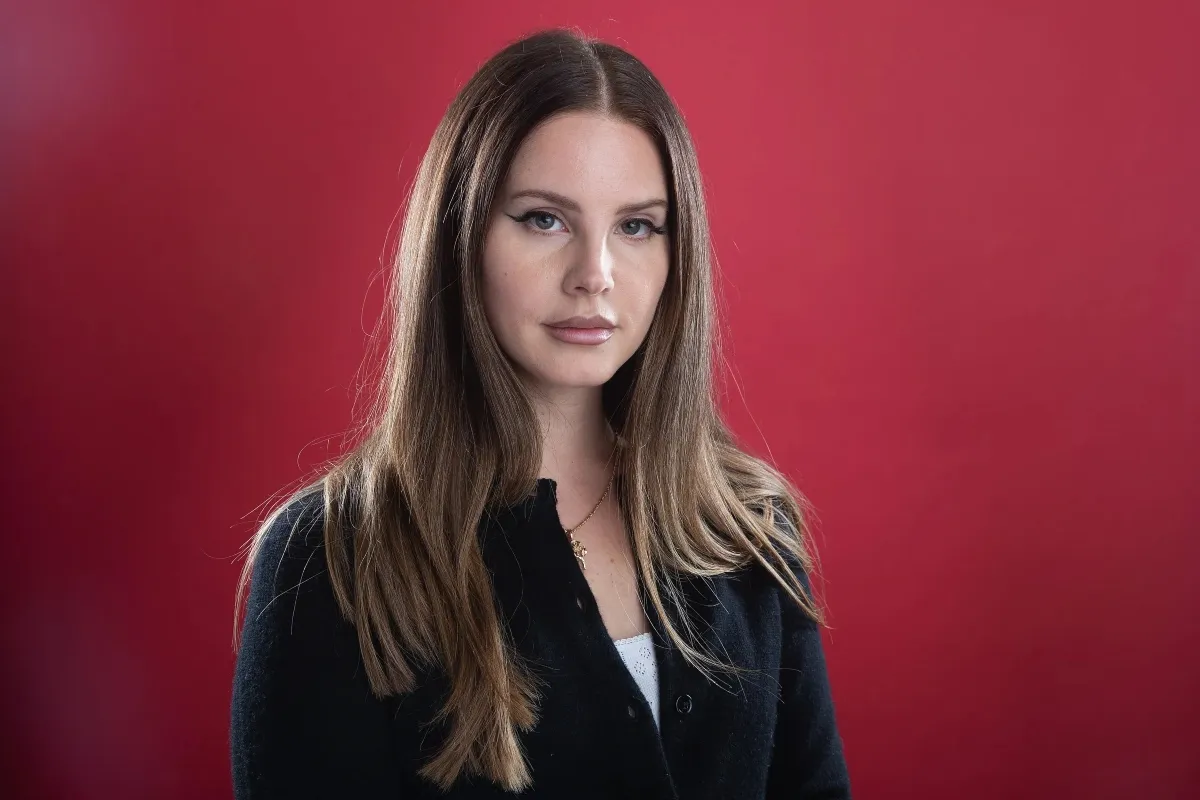
#> input picture lana.jpg, 1200 x 800 px
$ python hog.py
#> lines starting #> are read from the running program, lines starting #| are printed output that depends on the picture
# -*- coding: utf-8 -*-
"""
Created on Tue Feb 13 20:18:10 2024

@author: daphn
"""

import cv2
from skimage.feature import hog
from skimage import exposure


imagep="lana.jpg"
image = cv2.imread(imagep)
#> image is the input picture: shape (800, 1200, 3); mean B, G, R 57.1, 46, 121.3

if len(image.shape) == 3:
    channel_axis = 2
    grayscale_image = cv2.cvtColor(image, cv2.COLOR_BGR2GRAY)
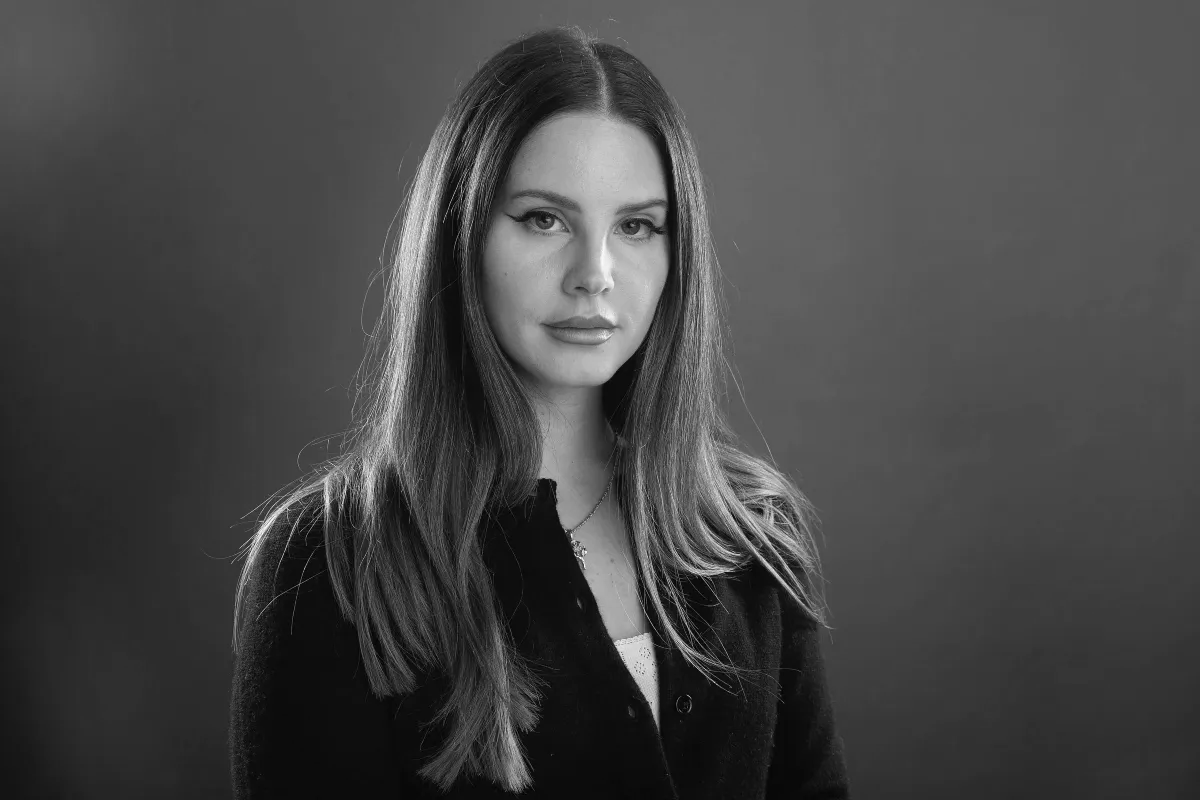
#> grayscale_image: shape (800, 1200); min 0, max 253, mean 69.7


_ , hogImage=hog(grayscale_image,visualize=True)
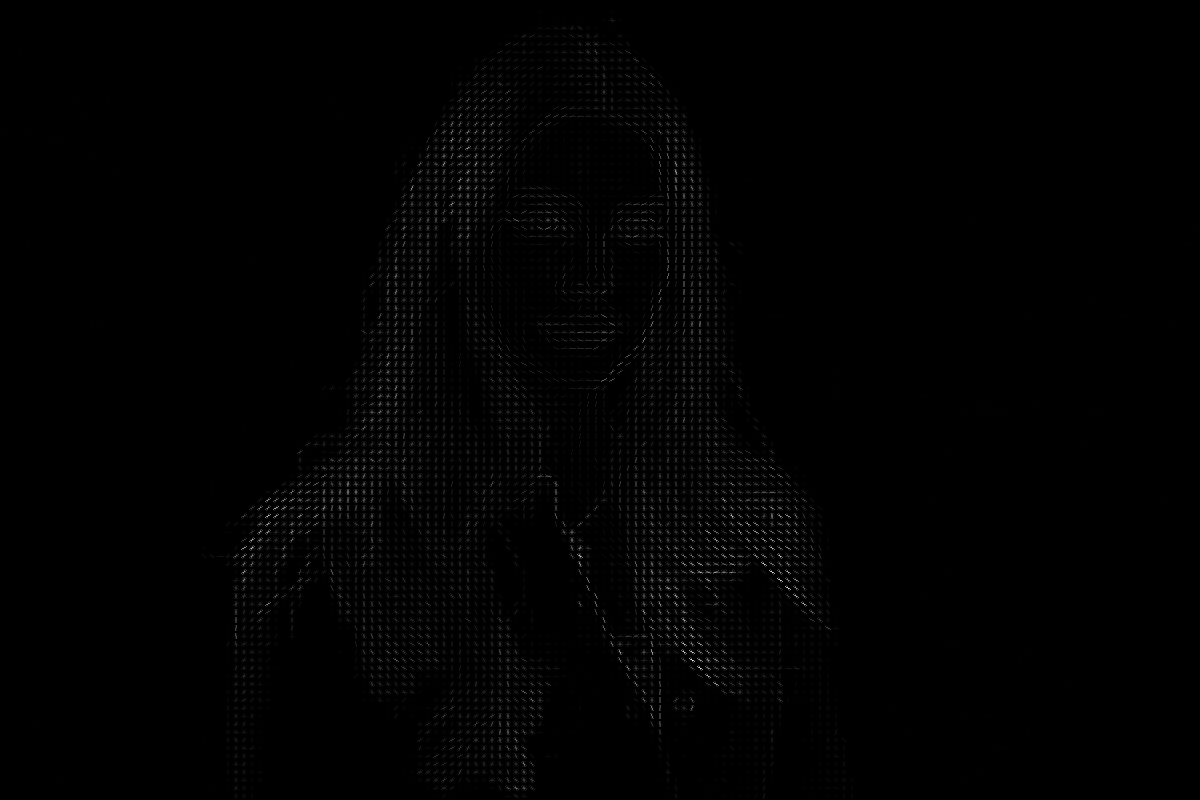
#> hogImage: shape (800, 1200) float64; min 0, max 87.87, mean 0.6; drawn with min black and max white
rescaledImage=exposure.rescale_intensity(hogImage, in_range=(0,10))
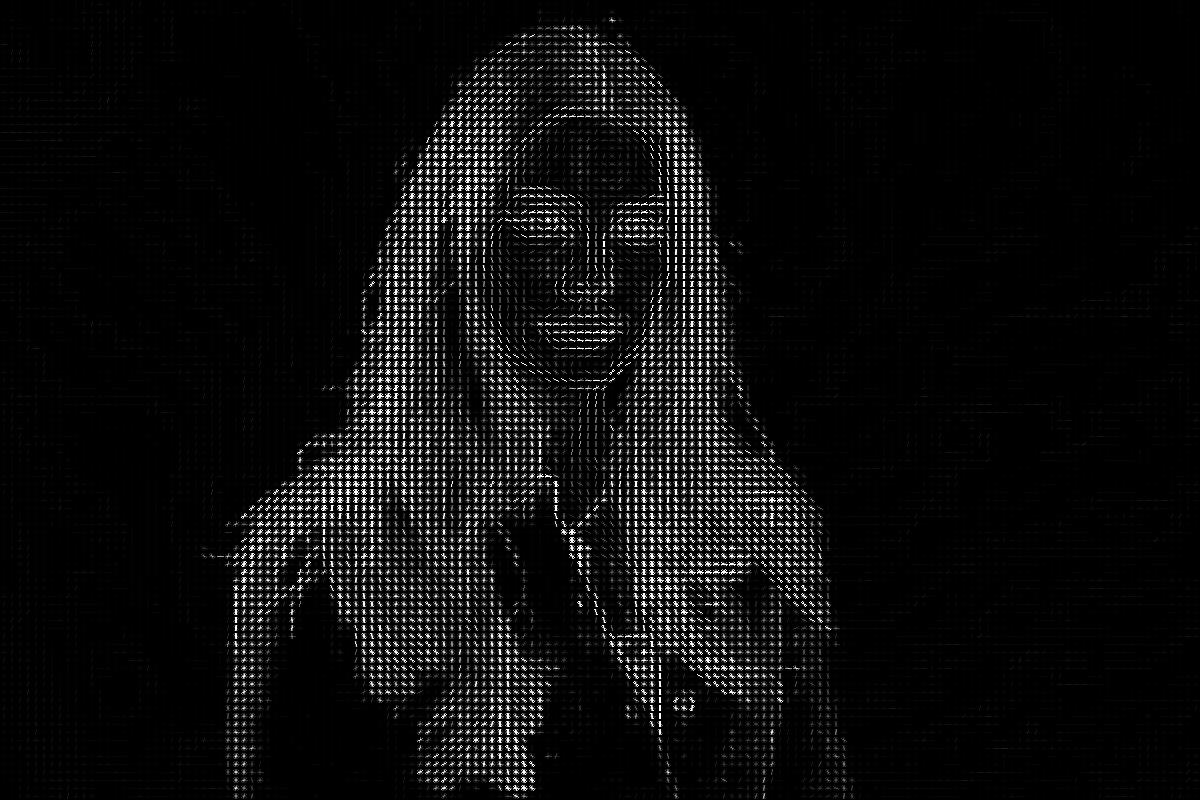
#> rescaledImage: shape (800, 1200) float64; min 0, max 1, mean 0.0493

cv2.imshow("HOG",hogImage)
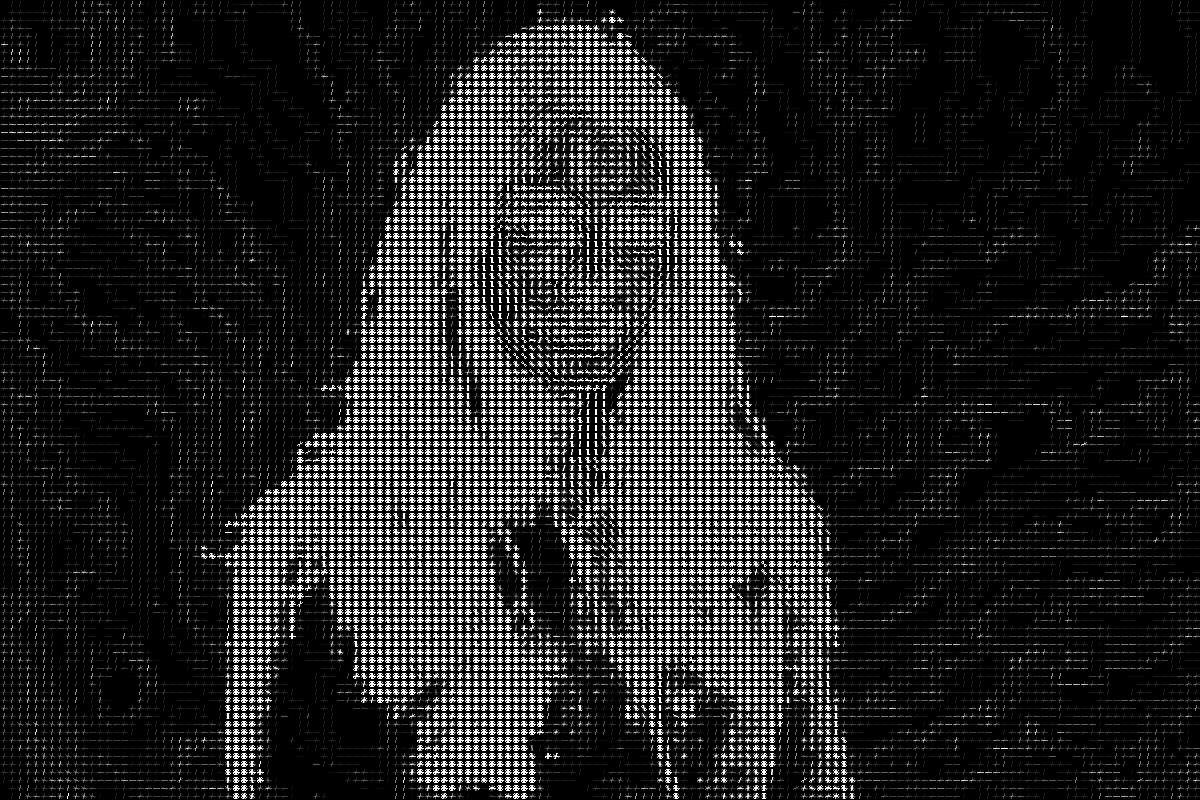
#> window 'HOG': shape (800, 1200); min 0, max 255, mean 33.5
cv2.imshow("Rescaled Image", rescaledImage)
cv2.waitKey()

$ run again, with taylor.jpg copied over lana.jpg
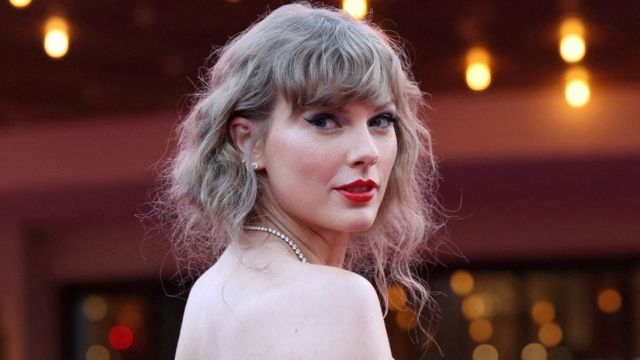
#> input picture taylor.jpg, 640 x 360 px
#> image is the input picture: shape (360, 640, 3); mean B, G, R 67.5, 69.5, 106.4
#> `rescaledImage=exposure.rescale_intensity(hogImage, in_range=(0,10))`:
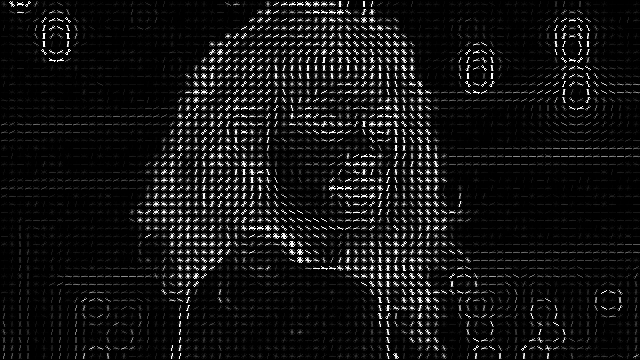
#> rescaledImage: shape (360, 640) float64; min 0, max 1, mean 0.0744
#> `cv2.imshow("HOG",hogImage)`:
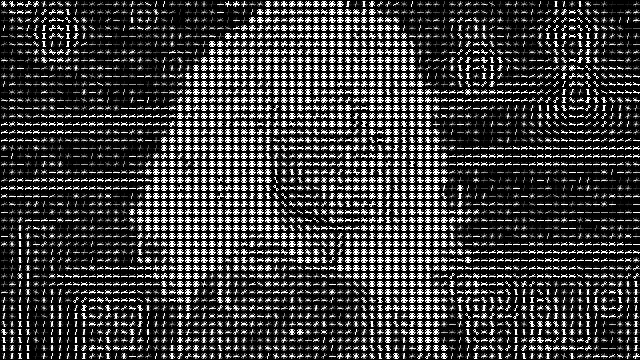
#> window 'HOG': shape (360, 640); min 0, max 255, mean 59.8
